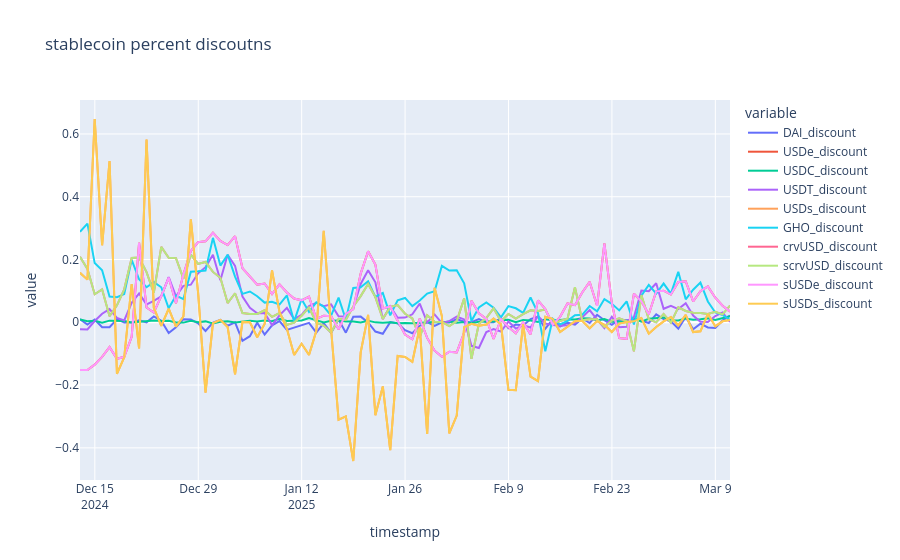

Notebook source saved alongside this figure:
### Code cell
for symbol in token_symbols:
    df[f"{symbol}_discount"] = 100 * ((df[f"{symbol}_backing"] - df[f"{symbol}_safe_price"]) / df[f"{symbol}_backing"])

discount_cols = [c for c in df.columns if "_discount" in c]
px.line(df[discount_cols], title="stablecoin percent discoutns")
